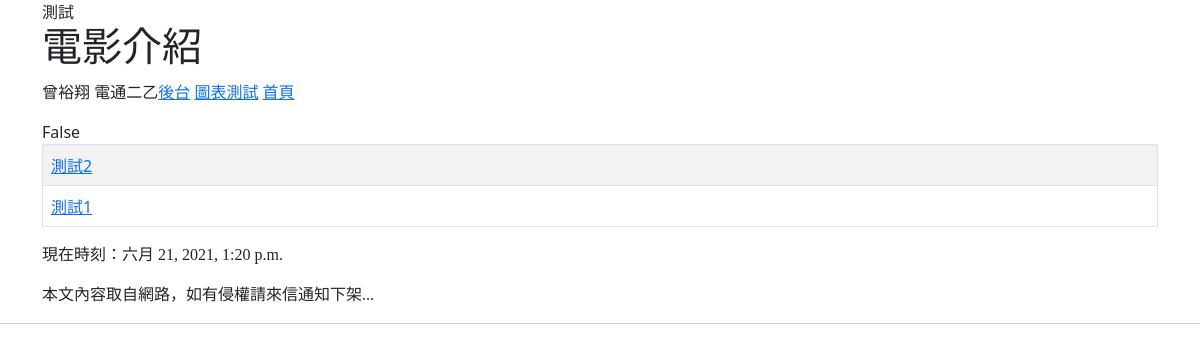
Before: / with the older database file.
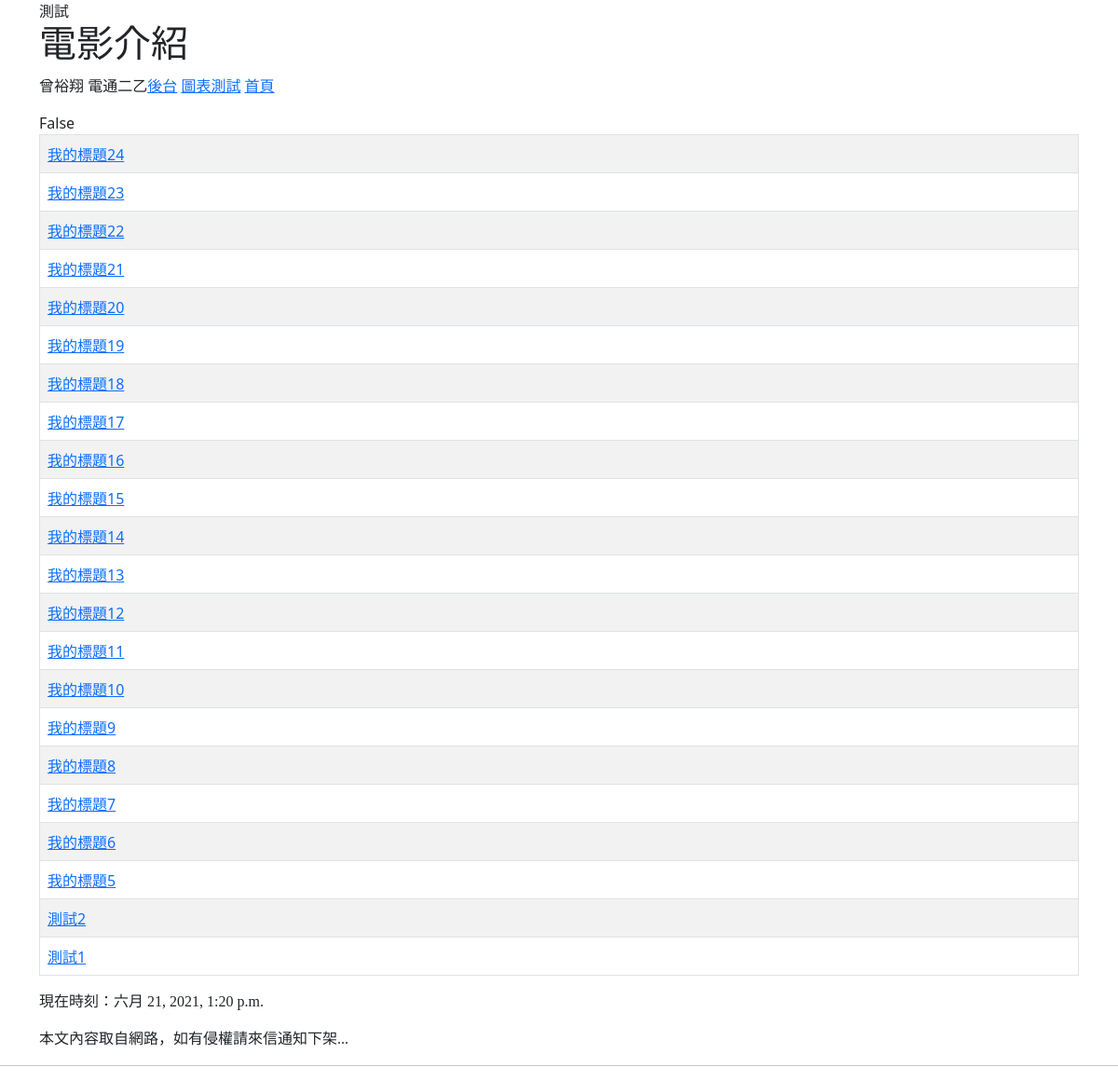
After: the same page with the newer database file.
### polls/models.py (models this page shows, shortened)
class Post(models.Model):
    title = models.CharField(max_length=200)
    slug = models.CharField(max_length=200)
    body = models.TextField()
    pub_date = models.DateTimeField(default=timezone.now)
    class Meta:
        ordering = ('-pub_date',)

### polls/views.py (the view)
# urls.py: path('',index),
def index(request):
	posts = Post.objects.all()
	myname = "曾裕翔"
	data = [i for i in range(1, 43)]
	random.shuffle(data)
	lotto_numbers = data[0:6]
	special_number = data[6]
	now = datetime.now()
	headMessage = "測試"
	return render(request, 'index.html', locals())

### templates/index.html (shortened to what this page needs)
{% extends 'base.html' %}
{% block headmessage %} {{headMessage}} {% endblock %}
{% block content %}
{{request.user.is_authenticated}}
<table class='table table-striped table-bordered'>
    {% for i in posts %}
            <tr>
                <td>
                    <a href="/post/{{i.id}}"> {{i.title}} </a>
                </td>
            </tr>
    {% endfor %}
</table>
{% endblock %}

### templates/base.html (shortened to what this page needs)
<html>
    <head>
        <link href="https://cdn.jsdelivr.net/npm/bootstrap@5.0.0-beta3/dist/css/bootstrap.min.css" rel="stylesheet">
    </head>
    <body>
        <div class="container">
            {% block headmessage %} {% endblock %}
            {% include "header.html" %}
            {% block content %} {% endblock %}
            {% include "footer.html" %}
      </div>
        <hr>
    </body>
</html>

### templates/header.html
<h1 style="font-family:微軟正黑體;">電影介紹</h1>
<p>
{{myname}} 電通二乙<a href="http://127.0.0.1:8000/admin">後台</a>
<a href="/charttest/">圖表測試</a>
<a href = "/">首頁</a>
</p>

### templates/footer.html
<p style="font-family:微軟正黑體;">現在時刻：{{ now }} </p>
<p style="font-family:微軟正黑體;">本文內容取自網路，如有侵權請來信通知下架...</p>

Changed rows visible on the page:
added Post: title "我的標題24"
added Post: title "我的標題23"
added Post: title "我的標題22"
added Post: title "我的標題21"
added Post: title "我的標題20"
added Post: title "我的標題19"
added Post: title "我的標題18"
added Post: title "我的標題17"
added Post: title "我的標題16"
added Post: title "我的標題15"
added Post: title "我的標題14"
added Post: title "我的標題13"
added Post: title "我的標題12"
added Post: title "我的標題11"
added Post: title "我的標題10"
added Post: title "我的標題9"
added Post: title "我的標題8"
added Post: title "我的標題7"
added Post: title "我的標題6"
added Post: title "我的標題5"
